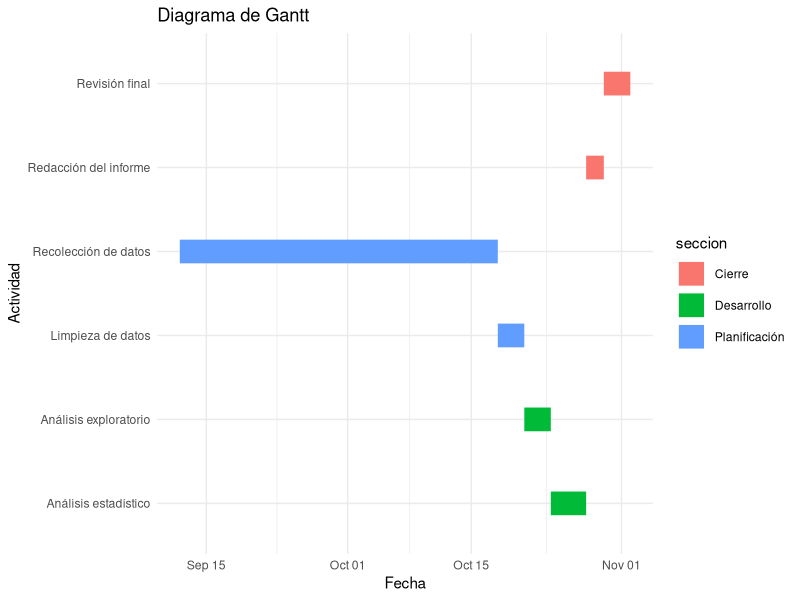

R code for this plot:
## ---- chunk 1
library(ggplot2)

tareas <- data.frame(
  tarea = c(
    "Recolección de datos",
    "Limpieza de datos",
    "Análisis exploratorio",
    "Análisis estadístico",
    "Redacción del informe",
    "Revisión final"
  ),
  inicio = as.Date(c(
    "2026-09-12", "2026-10-18", "2026-10-21", "2026-10-24", "2026-10-28", "2026-10-30"  # TODO: completar fechas "YYYY-MM-DD"
  )),
  fin = as.Date(c(
    "2026-10-18", "2026-10-21", "2026-10-24", "2026-10-28", "2026-10-30", "2026-11-02"  # TODO: completar fechas "YYYY-MM-DD"
  )),
  seccion = c(
    "Planificación",
    "Planificación",
    "Desarrollo",
    "Desarrollo",
    "Cierre",
    "Cierre"
  )
)

ggplot(tareas,
       aes(x = inicio,
           xend = fin,
           y = tarea,
           yend = tarea,
           color = seccion)) +
  geom_segment(linewidth = 8) +
  labs(title = "Diagrama de Gantt",
       x = "Fecha",
       y = "Actividad") +
  theme_minimal()
## ---- chunk 2
library(readr)
library(dplyr)
library(tidyverse)
library(ggplot2)

DF <- read_csv("RespuestasDiario.csv")
## ---- chunk 3
names(DF)
DFL <- DF
## ---- chunk 4
DFL %>% rename(hora = `Marca temporal`
               , consultas = `¿Cuántas consultas a una IA realizaste hoy?`
               , uso = `¿Cuál fue el uso principal que le diste a la IA hoy?`
               , satisfaccion = `¿Qué nivel de satisfacción tienes con tu avance académico de hoy?`
               , tareas = `¿En cuántas tareas de hoy el uso de la IA te ahorró tiempo?`
               , curso = `¿Cuál es el código del curso sobre el que hiciste la mayoría de tus consultas a la IA hoy?`
               , estudio = `¿Cuántas horas efectivas de estudio acumulaste el día de hoy?`
               , sueno = `¿Cuántas horas dormiste la noche pasada?`
               , comprension = `¿Qué nivel de comprensión tuviste de las actividades académicas que realizaste hoy?`
               , email = `Dirección de correo electrónico`) -> DFL
## ---- chunk 5
DFL <- DFL[, c("hora", "consultas", "uso", "satisfaccion", "tareas", "curso", "estudio", "sueno", "comprension", "email")]
names(DFL)
## ---- chunk 6
dim(DFL)
head(DFL)
sapply(DFL, class)
## ---- chunk 7
colSums(is.na(DFL))
## ---- chunk 8
round(colSums(is.na(DFL)) / nrow(DFL) * 100, 2)
## ---- chunk 9
sum(DFL$consultas == 0, na.rm = TRUE)
## ---- chunk 10
sum(DFL$tareas == 0, na.rm = TRUE)
## ---- chunk 11
sum(DFL$estudio == 0, na.rm = TRUE)
## ---- chunk 12
sum(DFL$sueno == 0, na.rm = TRUE)
## ---- chunk 13
length(unique(DFL$comprension))
unique(DFL$comprension)
## ---- chunk 14
length(unique(DFL$sueno))
unique(DFL$sueno)
## ---- chunk 15
length(unique(DFL$estudio))
unique(DFL$estudio)
## ---- chunk 16
length(unique(DFL$curso))
unique(DFL$curso)
## ---- chunk 17
length(unique(DFL$tareas))
unique(DFL$tareas)
## ---- chunk 18
length(unique(DFL$satisfaccion))
unique(DFL$satisfaccion)
## ---- chunk 19
length(unique(DFL$uso))
unique(DFL$uso)
## ---- chunk 20
length(unique(DFL$consultas))
unique(DFL$consultas)
## ---- chunk 21
DFL1<-DFL%>%filter(!(((hour(dmy_hms(hora)) + minute(dmy_hms(hora))/60) < 21.5))) %>% # se filtra por horas como se guarda por fecha y hora se hace uso de esa funcion  
filter(!is.na(suppressWarnings(as.numeric(consultas))), # se verifica la validez de los datos 
       !is.na(suppressWarnings(as.numeric(tareas))),                                                                        !is.na(suppressWarnings(as.numeric(estudio))),                           !is.na(suppressWarnings(as.numeric(sueno))))%>% 
filter(as.numeric(consultas)%%1==0, # se verifica que sean numeros enteros 
       as.numeric(tareas)%%1==0)

## ---- chunk 22
DF2<-DFL1%>%mutate(filtro=!str_detect(chartr("áéíóú","aeiou",tolower(uso)),regex("ia|no|use|ninguno",ignore_case=TRUE))& (as.numeric(consultas)>0|as.numeric(tareas)>0|str_detect(curso,"^[-]*$")|is.na(curso)|str_detect(tareas,"^[-]*$")| is.na(tareas)),
              # mediante mutate y los if else hacemos el cambio a NA a los datos que se relacionaban 
               uso = if_else(filtro, uso,NA_character_),
               consultas=if_else(filtro,consultas,NA_integer_),   
               tareas= if_else(filtro,tareas,NA_integer_),
               curso = if_else(filtro,curso,NA_character_)
  ) %>% select(-filtro) # se elimina la columna temporal creada 
## ---- chunk 23
# boxplot(DFL$VARIABLE,
#         main = "Boxplot - VARIABLE",
#         ylab = "VARIABLE",
#         col = "lightblue")
## ---- chunk 24
# boxplot.stats(DFL$VARIABLE)$out
## ---- chunk 25
# sd(DFL$VARIABLE, na.rm = TRUE)
## ---- chunk 26
# table(DFL$VARIABLE_CATEGORICA)
# prop.table(table(DFL$VARIABLE_CATEGORICA)) * 100
## ---- chunk 27
# tabla_NA <- data.frame(
#   Variable = c(...),
#   Cantidad_NA = c(...),
#   Porcentaje_NA = c(...)
# )
# tabla_NA
## ---- chunk 28
# table(DFL$VARIABLE_CATEGORICA)
# ggplot(DFL, aes(x = VARIABLE_CATEGORICA, fill = VARIABLE_CATEGORICA)) +
#   geom_bar() +
#   labs(title = "TÍTULO", x = "X", y = "Frecuencia") +
#   theme_minimal() + theme(legend.position = "none")
## ---- chunk 29
calcular_descriptores <- function(variable) {
  pctiles <- quantile(variable, c(0.25, 0.50, 0.75), type = 3, na.rm = TRUE)
  stats <- c(
    Media = mean(variable, na.rm = TRUE),
    Mediana = median(variable, na.rm = TRUE),
    Desviacion_Estandar = sd(variable, na.rm = TRUE),
    Varianza = var(variable, na.rm = TRUE),
    Percentil_25 = pctiles[["25%"]],
    Percentil_50 = pctiles[["50%"]],
    Percentil_75 = pctiles[["75%"]],
    IQR = IQR(variable, na.rm = TRUE),
    CV = sd(variable, na.rm = TRUE) / mean(variable, na.rm = TRUE)
  )
  return(round(stats, 2))
}
## ---- chunk 30
# print(calcular_descriptores(DFL$VARIABLE_NUMERICA))  # TODO: repetir por variable
## ---- chunk 31
# ggplot(DFL, aes(x = VARIABLE_NUMERICA)) +
#   geom_histogram(aes(y = after_stat(density)), bins = 15, fill = "#3498db", color = "white") +
#   geom_vline(aes(xintercept = mean(VARIABLE_NUMERICA, na.rm = TRUE)), color = "red", linetype = "dashed") +
#   labs(title = "TÍTULO", x = "X", y = "Densidad") +
#   theme_minimal()
## ---- chunk 32
# ggplot(DFL, aes(x = VARIABLE_A, y = VARIABLE_B, fill = VARIABLE_A)) +
#   geom_boxplot(alpha = 0.7) +
#   labs(title = "TÍTULO", x = "X", y = "Y") +
#   theme_minimal() + theme(legend.position = "none")
